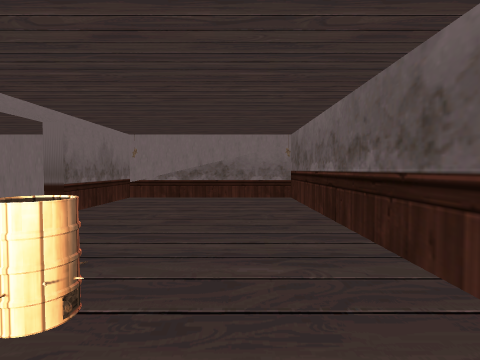
[1] (above)

17 first-person views from a walk through a scene from a Unity 3-D project. The camera is 1.2 m above the floor, tilts 2° down and sees 80° across. The floor is counted in squares, 1.64 m on a side. Each view is taken from the middle of a square. On the plan, view 1 faces up. The plan holds only what a view shows up to about 10 squares ahead; the rest is blank. The place goes on beyond the plan. The player is left out. Some animated figures are not drawn. Some surface patterns are stand-ins.

[2]
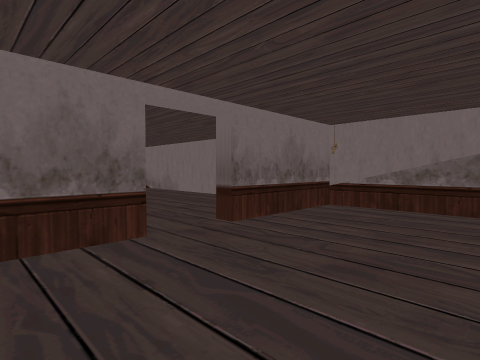

[3]
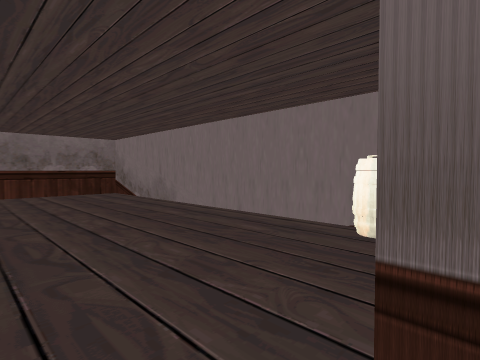

[4]
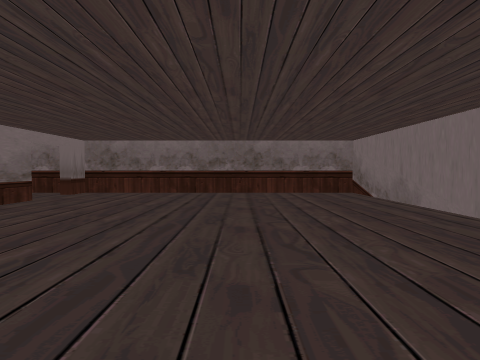

[5]
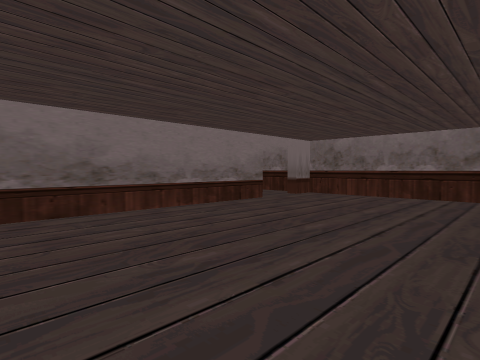

[6]
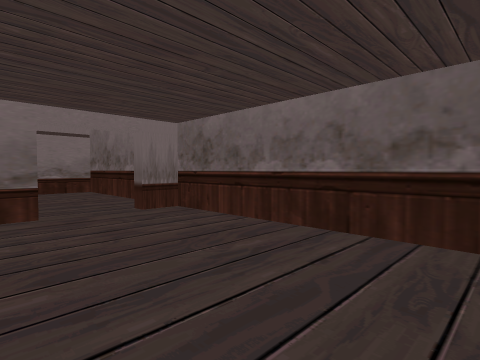

[7]
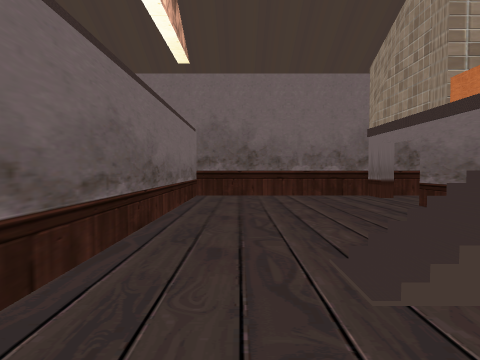

[8]
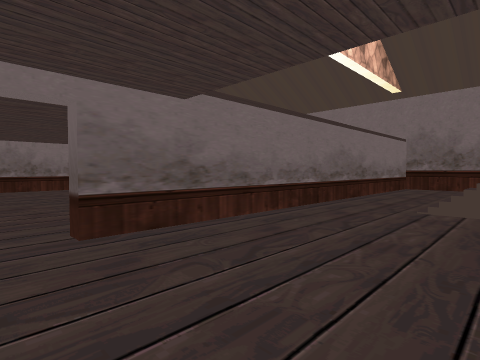

[9]
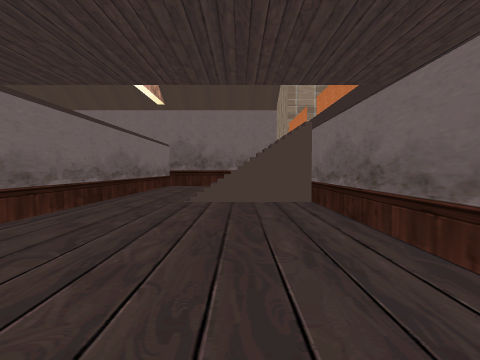

[10]
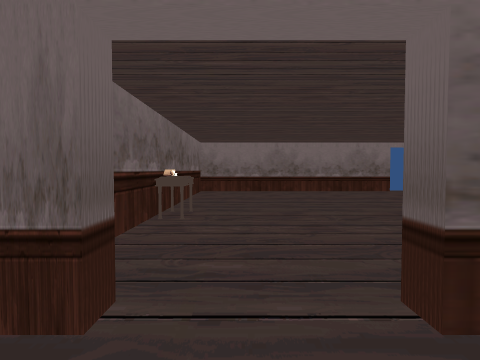

[11]
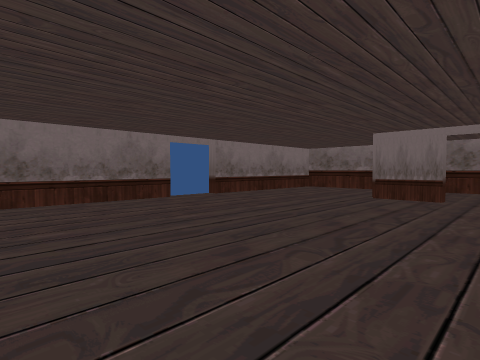

[12]
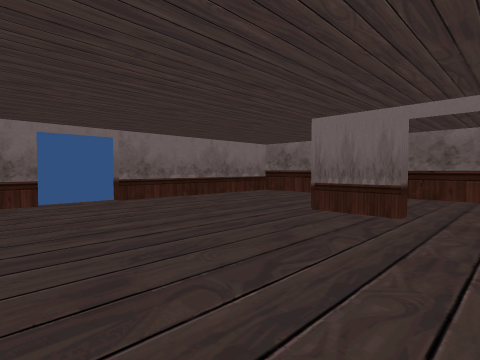

[13]
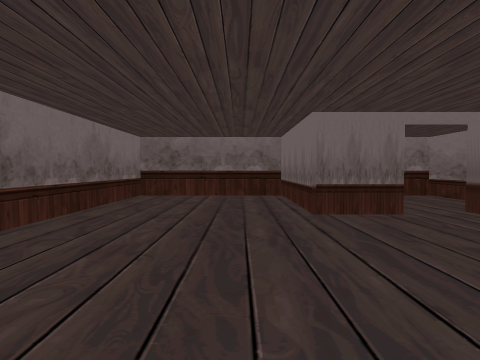

[14]
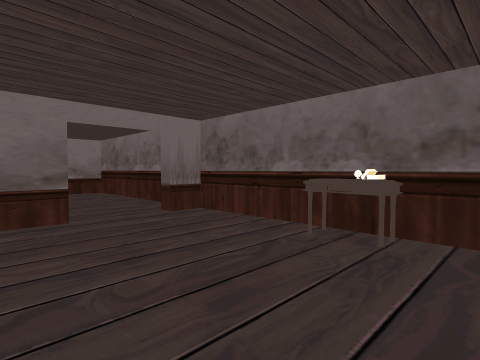

[15]
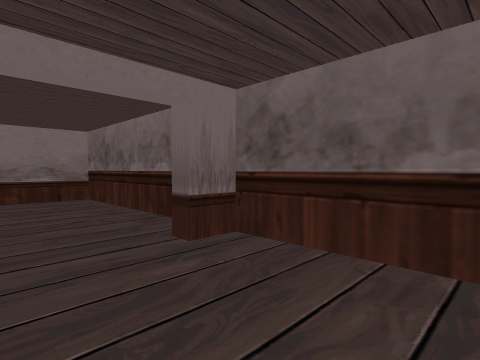

[16]
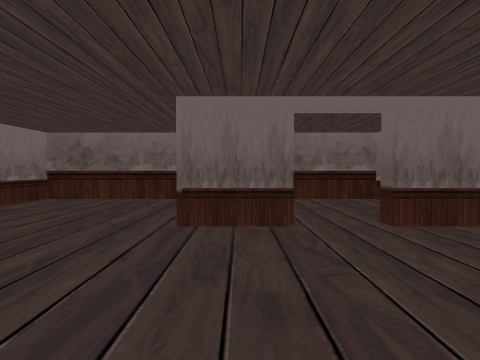

[17]
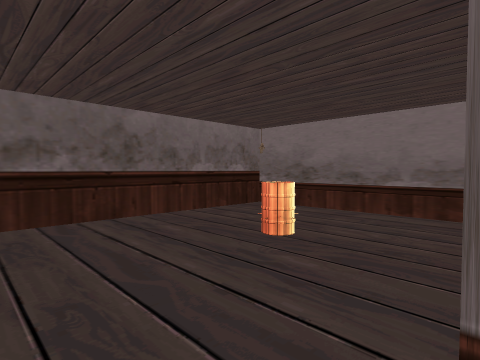

### Floor plan
Key: @ floor where view 1 was taken; # wall or solid block; . main floor; : floor 3 m higher than the main floor; / step, stairs or slope; B barrel; T table; O other object.
Columns run from 13 left of view 1 to 2 right of it. Each row starts with its distance up from view 1.
  8 ################
  7 #........B#....#
  6 #.........#....#
  5 #.........#....#
  4 #..............#
  3 #........./....#
  2 #........./....#
  1 #........./.B..#
  0 #........./..@.#
 -1 ##..O::/::::///#
 -2 #....../.......#
 -3 #....../.......#
 -4 #....../.......#
 -5 #..............#
 -6 #..............#
 -7 #############.##
 -8 #...#..........#
 -9 #..............#
-10 #...#.........T#
-11 #####..........#
-12 #..............#
-13 #..............#
-14 #..............#
-15 #######.########

Where each view was taken, in squares from view 1:
view 1: 0 up, 0 right, facing up
view 2: 2 up, 0 right, facing up-left
view 3: 4 up, 3 left, facing up-left
view 4: 4 up, 3 left, facing left
view 5: 4 up, 4 left, facing down-left
view 6: 4 up, 9 left, facing down-left
view 7: 5 down, 4 left, facing left
view 8: 3 down, 0 right, facing down-left
view 9: 3 down, 1 right, facing left
view 10: 5 down, 0 right, facing down
view 11: 8 down, 1 left, facing down-left
view 12: 8 down, 4 left, facing down-left
view 13: 12 down, 4 left, facing left
view 14: 11 down, 2 left, facing up-right
view 15: 9 down, 1 left, facing up-right
view 16: 10 down, 5 left, facing left
view 17: 4 up, 3 left, facing down-right
